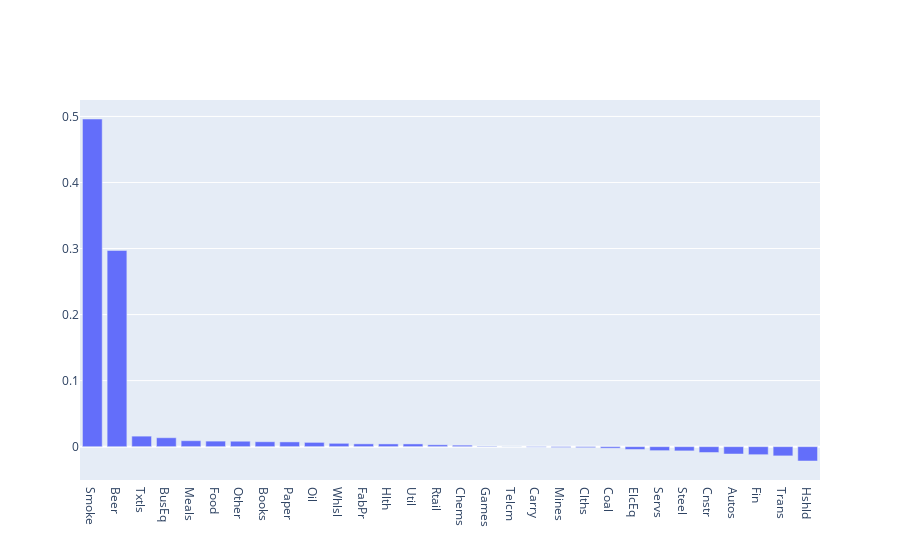

Source (notebook cell):
### Markdown cell above
STYLE MATCHING PLOT USING REGRESSION COEFF

### Code cell
plot_style(style_coeff)

### Figure 1 — Plotly figure (JSON) as saved in the notebook; plotly's stock layout.template omitted (floating-point values rounded to 4 significant figures)
{"data": [{"type": "bar", "x": ["Smoke", "Beer", "Txtls", "BusEq", "Meals", "Food", "Other", "Books", "Paper", "Oil", "Whlsl", "FabPr", "Hlth", "Util", "Rtail", "Chems", "Games", "Telcm", "Carry", "Mines", "Clths", "Coal", "ElcEq", "Servs", "Steel", "Cnstr", "Autos", "Fin", "Trans", "Hshld"], "y": [0.4961, 0.2971, 0.01593, 0.01352, 0.008995, 0.008399, 0.008218, 0.007459, 0.007198, 0.00647, 0.00505, 0.004252, 0.004133, 0.004132, 0.002796, 0.002264, 0.0007893, 0.0001389, -0.0007735, -0.001316, -0.001535, -0.002317, -0.004255, -0.006041, -0.006413, -0.008864, -0.01116, -0.01215, -0.01398, -0.02172]}], "layout": {}}
